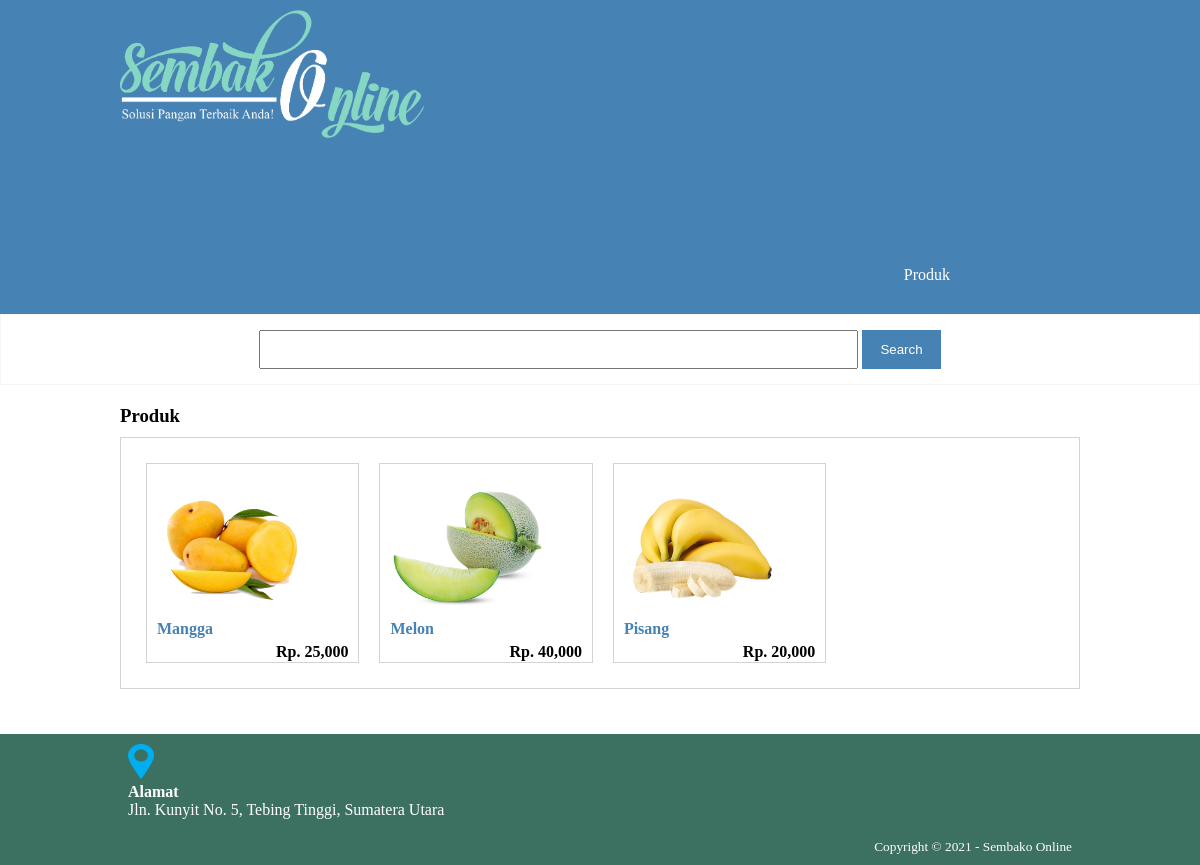
Screenshot of /produk.php?kat=12 with the database file from the repository.
### tables this page shows
CREATE TABLE `tb_product` (
  `product_id` int(11) NOT NULL,
  `category_id` int(11) NOT NULL,
  `product_name` varchar(100) NOT NULL,
  `product_price` int(11) NOT NULL,
  `product_description` text NOT NULL,
  `product_image` varchar(100) NOT NULL,
  `product_status` tinyint(1) NOT NULL,
  `date_created` timestamp NOT NULL DEFAULT current_timestamp()
);

### produk.php (the view, shortened to what this page needs)
<?php
	include 'db.php';
	$alamat = mysqli_query($conn, "SELECT admin_address FROM tb_admin WHERE admin_id = 1");
	$a = mysqli_fetch_object($alamat);
 ?>
<!DOCTYPE html>
<html>
<head>
	<link rel="stylesheet" type="text/css" href="css/style.css">
</head>
<body>
	<header>
		<div class="container">
		<h1><a href="index.php"><img src="img/header.png" style="width: 35%;"></a></h1>
		<ul>
			<li><a href="produk.php">Produk</a></li>
		</ul>
		</div>
	</header>
	<div class="search">
		<div class="container">
			<form action="produk.php">
				<input type="text" name="search" placeholder="Cari Produk" value=" <?php echo $_GET['search'] ?>">
				<input type="submit" name="Cari" value=" Search ">
			</form>
		</div>
	</div>
	<div class="section">
		<div class="container">
			<h3 style="text-align: left;">Produk</h3>
			<div class="box">
				<?php
				if($_GET['search'] !='' || $_GET['kat'] !='' ){
					$dimana = "AND product_name LIKE '%".$_GET['search']."%' AND category_id LIKE '%".$_GET['kat']."%' ";}
				$produk = mysqli_query($conn, "SELECT * FROM tb_product WHERE product_status = 1 $dimana ORDER BY product_id DESC");
				if(mysqli_num_rows($produk) >0){
					while($p = mysqli_fetch_array($produk)){
				?>
				<a href="detail-produk.php?id=<?php echo $p['product_id'] ?>">
				<div class="col-3">
					<img src="produk/<?php echo $p['product_image'] ?>">
					<p class="nama"><?php echo substr($p['product_name'], 0, 30)  ?></p>
					<p class="harga">Rp. <?php echo number_format($p['product_price']) ?></p>
				</div>
				</a>
				<?php }}else{ ?>
				<p>Produk Tidak Ada</p>
				<?php } ?>
			</div>
		</div>
	</div>
	<footer>
		<div class="container">
			<img src="img/find.png" style="height: 35px; width: 26px;">
			<h4>Alamat</h4>
			<p><?php echo $a->admin_address ?></p>
			<small style="float: right; margin-top: 20px;"> Copyright &copy; 2021 - Sembako Online </small>
		</div>
	</footer>
</body>
</html>

### css/style.css (style rules this page uses)
* { padding: 0; margin: 0; font-family: 'Quicksand' sans-serif; }
body { background-color: white; }
a { color: inherit; text-decoration: none; }
header { background-color: steelblue; color: white; }
header h1 { float: left; padding: 10px 0px; }
header ul { float: right; font-size: 16px; margin-bottom: 0; margin-top: 80px; margin-right: 130px; margin-left: 0; }
header ul li { display: inline-block; }
header ul li a { padding: 30px 0 30px 30px; display: inline-block; }
.container { width: 80%; margin: 0 auto; }
.container:after { content: ''; display: block; clear: both; }
.section { padding: 20px 0; }
.box { background-color: white; border: 1px solid lightgrey; padding: 15px; box-sizing: border-box; margin: 10px 0 25px 0; }
.box:after { content:'' ; display: block ; clear: both; }
.search { padding: 15px 0; background-color: white; border: 1px solid whitesmoke; text-align: center; }
.search input[type=text] { width: 60%; padding: 10px; }
.search input[type=submit] { background-color: steelblue; padding: 12px 15px; color: white; border: none; cursor: pointer; }
.col-3 { width: 23%; height: 200px; border: 1px solid lightgrey; float: left; padding: 10px; box-sizing: border-box; margin: 10px; }
.col-3 img { width: 80%; height: 80%; text-align: center; }
.col-3 .nama { color: steelblue; font-weight: bold; margin-bottom: 5px; }
.col-3 .harga { color: black; float: right; font-weight: bold; }
footer { background-color: #3C7060; color: white; padding: 10px; }

### rows the page displays
tb_product: product_image (picture), product_name "Mangga", product_price "25,000"
tb_product: product_image (picture), product_name "Melon", product_price "40,000"
tb_product: product_image (picture), product_name "Pisang", product_price "20,000"

### other values shown
$a->admin_address "Jln. Kunyit No. 5, Tebing Tinggi, Sumatera Utara"
